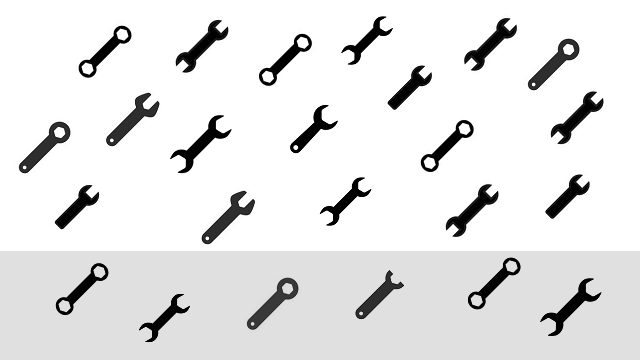
#> input picture aps2/Figuras_APS2/Fig2_Ferramentas_u8.bmp, 640 x 360 px, found by its file name
$ python 'ex2_reconhecimento_de_padrão.py'
#> lines starting #> are read from the running program, lines starting #| are printed output that depends on the picture; after the words box and inside, x2 and y2 are one past the last pixel; in counts of white or black regions, pixels touching at a corner belong together
### aps2/Find_N_MinMaxValues.py
import numpy as np

def Find_N_MaxValues(array_in, N):

	"""
	#busca pelos indices dos N maiores valores do array_IN

    Keyword arguments:
    array_in -- nparray 2D de entrada
    N = nro de indexes maximos a serem localizados

    Returns:
    location -- lista dos indexes dos N maiores valores do array_IN

    """

	array_dump = array_in.copy()
	locations = []
	minimum = array_dump.min() - 1
	for i in range(N):
		maxIndex = np.unravel_index(array_dump.argmax(), array_dump.shape)
		locations.append(maxIndex)
		array_dump[maxIndex] = minimum

	return(locations)


# [23 lines left out: function Find_N_MinValues, not called in this run]

### aps2/ex2_reconhecimento_de_padrão.py
import cv2
import matplotlib.pyplot as plt
import numpy as np
from Find_N_MinMaxValues import Find_N_MaxValues

img = cv2.imread("Visao_de_maquina/aps2/Figuras_APS2/Fig2_Ferramentas_u8.bmp", cv2.IMREAD_GRAYSCALE)
#> img is the input picture: shape (360, 640); min 0, max 255, mean 228.8
if img is None:
    print("File not found. Bye!")
    exit(0)
h, w = img.shape
#> h = 360; w = 640

symbol = cv2.imread("Visao_de_maquina/aps2/Figuras_APS2/Fig2_Padrao_u8.bmp", cv2.IMREAD_GRAYSCALE)
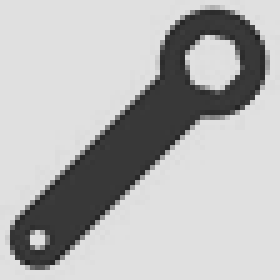
#> input picture aps2/Figuras_APS2/Fig2_Padrao_u8.bmp, 56 x 56 px, found by its file name (shown 5 times larger)
#> symbol is the input picture: shape (56, 56); min 32, max 224, mean 180.6
if symbol is None:
    print("Symbol not found. Bye!")
    exit(0)
(m,n) = symbol.shape
#> m = 56; n = 56

d1 = int((m)//2)
#> d1 = 28
d2 = int((n)//2)
#> d2 = 28

ncc = np.zeros((h, w), dtype=np.float32)

template = symbol.astype(np.float32) / 255.0
den2 = (template**2).sum()
#> den2 = 1822.9


for i in range(d1, h - d1):
    for j in range(d2, w - d2):

        secao_img = img[i-d1:i-d1+m, j-d2:j-d2+n]
        secao = secao_img.astype(np.float32) / 255.0

        numerador = (secao * template).sum()
        den1 = (secao**2).sum()

        denominador = np.sqrt(den1 * den2)
        ncc_val = numerador / denominador

        ncc[i, j] = (ncc_val + 1) / 2
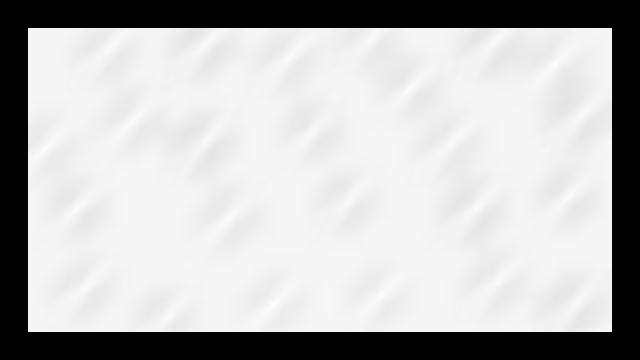
#> ncc: shape (360, 640) float32; min 0, max 1, mean 0.73

sub_ncc = ncc[d1:h-d1, d2:w-d2]
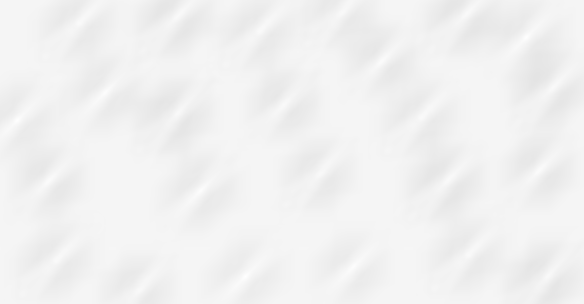
#> sub_ncc: shape (304, 584) float32; min 0.895, max 1, mean 0.947

n = 3

max_positions = Find_N_MaxValues(sub_ncc, n)
#> in Find_N_MaxValues, `minimum = array_dump.min() - 1`: minimum = -0.105
#> the loop in Find_N_MaxValues, `for i in range(N):` made 3 passes
#> maxIndex on passes 1 to 3: (276, 245), (120, 17), (37, 526)
#> after the loop in Find_N_MaxValues, `for i in range(N):`: array_dump: shape (304, 584) float32; under 0.01% of pixels changed, all inside (x1, y1, x2, y2) = (17, 37, 527, 277)
#> after the loop in Find_N_MaxValues, `for i in range(N):`: locations = [(276, 245), (120, 17), (37, 526)]
#> max_positions = [(276, 245), (120, 17), (37, 526)]
coords = []

for pos in max_positions:
    cordx = pos[0] + d1
    cordy = pos[1] + d2
    coords.append((cordx, cordy))
#> this loop made 3 passes
#> (pos, cordx, cordy) on passes 1 to 3: ((276, 245), 304, 273), ((120, 17), 148, 45), ((37, 526), 65, 554)
#> after the loop, coords = [(304, 273), (148, 45), (65, 554)]

for c in coords:
    print(c)
#> this loop made 3 passes
#| (304, 273)
#| (148, 45)
#| (65, 554)

img_rgb = cv2.cvtColor(img, cv2.COLOR_GRAY2BGR)
img_final = cv2.rectangle(img_rgb, (cordy-d2, cordx-d1), (cordy+d2, cordx+d1), (255, 0, 0), 2)

for (cordx, cordy) in coords:
    img_final = cv2.rectangle(img_final, (cordy-d2, cordx-d1), (cordy+d2, cordx+d1), (255, 0, 0), 2)
#> this loop made 3 passes
#> pass 1, `img_final = cv2.rectangle(img_final, (cordy-d2, cordx-d1), (cordy+d2, ..`:
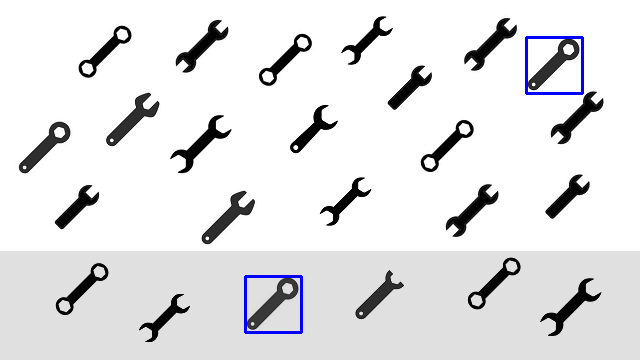
#> img_final: shape (360, 640, 3); mean B, G, R 228.9, 227.4, 227.4
#> pass 2, `img_final = cv2.rectangle(img_final, (cordy-d2, cordx-d1), (cordy+d2, ..`:
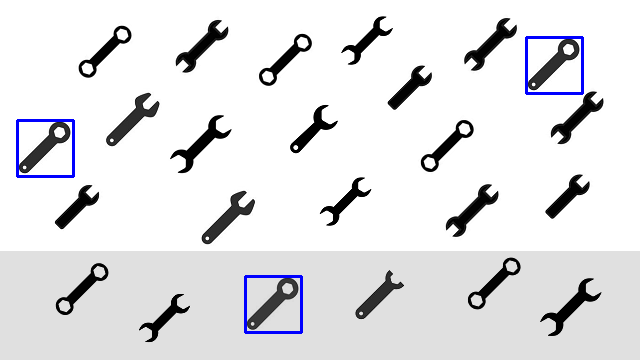
#> img_final: shape (360, 640, 3); 0.29% of pixels changed, all inside (x1, y1, x2, y2) = (16, 119, 75, 178)

f = plt.figure(figsize=(10, 5))
plt.imshow(img_final, cmap='gray')
plt.show()
